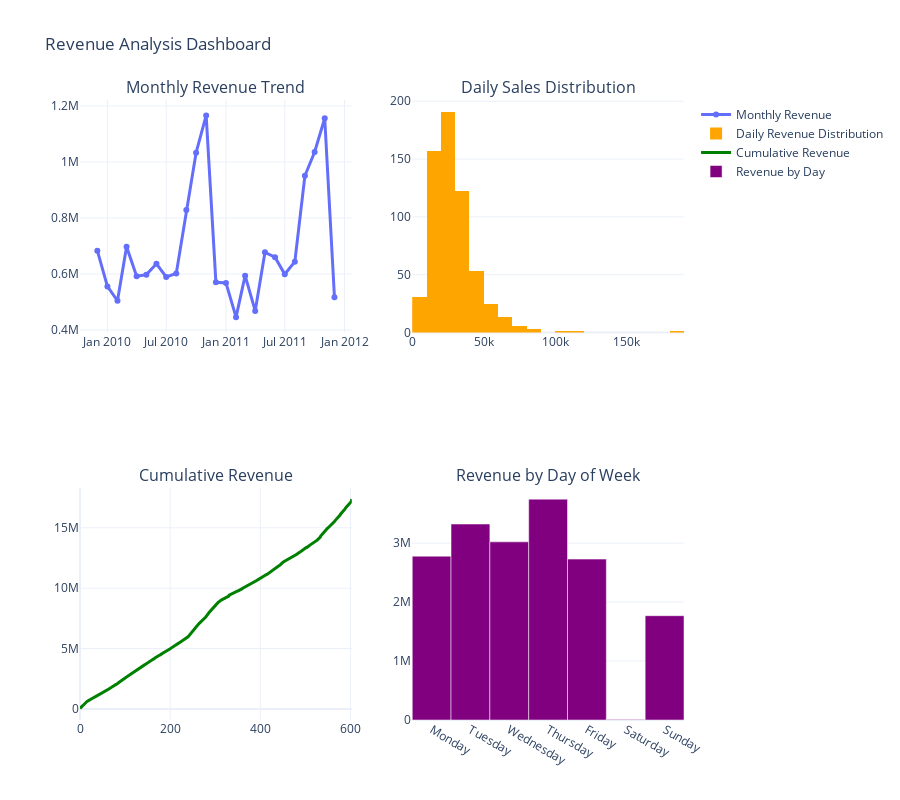

The code cell stored with this chart in its notebook:
### Code cell
# 5. REVENUE TRENDS & FORECASTING INSIGHTS
print("5. REVENUE TRENDS ANALYSIS")

# Calculate monthly trends
monthly_revenue = transactions.groupby(transactions['InvoiceDate'].str[:7])['TotalAmount'].sum().reset_index()
monthly_revenue.columns = ['Month', 'Revenue']
monthly_revenue['Month'] = pd.to_datetime(monthly_revenue['Month'])

# Create revenue trend dashboard
fig = make_subplots(
    rows=2, cols=2,
    subplot_titles=('Monthly Revenue Trend', 'Daily Sales Distribution',
                   'Cumulative Revenue', 'Revenue by Day of Week'),
    specs=[[{"secondary_y": False}, {"type": "histogram"}],
          [{"secondary_y": False}, {"type": "bar"}]]
)

# Monthly trend
fig.add_trace(
    go.Scatter(x=monthly_revenue['Month'], y=monthly_revenue['Revenue'],
              mode='lines+markers', name='Monthly Revenue', line=dict(width=3)),
    row=1, col=1
)

# Daily sales distribution
fig.add_trace(
    go.Histogram(x=daily_sales['DailyRevenue'], name='Daily Revenue Distribution',
                nbinsx=30, marker_color='orange'),
    row=1, col=2
)

# Cumulative revenue
daily_sales_sorted = daily_sales.sort_index()
daily_sales_sorted['CumulativeRevenue'] = daily_sales_sorted['DailyRevenue'].cumsum()
fig.add_trace(
    go.Scatter(x=daily_sales_sorted.index, y=daily_sales_sorted['CumulativeRevenue'],
              mode='lines', name='Cumulative Revenue', line=dict(width=3, color='green')),
    row=2, col=1
)

# Revenue by day of week
transactions['InvoiceDate'] = pd.to_datetime(transactions['InvoiceDate'])
transactions['DayOfWeek'] = transactions['InvoiceDate'].dt.day_name()
revenue_by_day = transactions.groupby('DayOfWeek')['TotalAmount'].sum().reindex([
    'Monday', 'Tuesday', 'Wednesday', 'Thursday', 'Friday', 'Saturday', 'Sunday'
])
fig.add_trace(
    go.Bar(x=revenue_by_day.index, y=revenue_by_day.values,
           name='Revenue by Day', marker_color='purple'),
    row=2, col=2
)

fig.update_layout(height=800, title_text="Revenue Analysis Dashboard", showlegend=True)
fig.show()

### Figure 1 — Plotly figure (JSON) as saved in the notebook; plotly's stock layout.template omitted (floating-point values rounded to 4 significant figures; data arrays with more than 128 entries replaced by an {"elided": "..."} marker saying what was removed)
{"data": [{"line": {"width": 3}, "mode": "lines+markers", "name": "Monthly Revenue", "type": "scatter", "x": ["2009-12-01T00:00:00.000000000", "2010-01-01T00:00:00.000000000", "2010-02-01T00:00:00.000000000", "2010-03-01T00:00:00.000000000", "2010-04-01T00:00:00.000000000", "2010-05-01T00:00:00.000000000", "2010-06-01T00:00:00.000000000", "2010-07-01T00:00:00.000000000", "2010-08-01T00:00:00.000000000", "2010-09-01T00:00:00.000000000", "2010-10-01T00:00:00.000000000", "2010-11-01T00:00:00.000000000", "2010-12-01T00:00:00.000000000", "2011-01-01T00:00:00.000000000", "2011-02-01T00:00:00.000000000", "2011-03-01T00:00:00.000000000", "2011-04-01T00:00:00.000000000", "2011-05-01T00:00:00.000000000", "2011-06-01T00:00:00.000000000", "2011-07-01T00:00:00.000000000", "2011-08-01T00:00:00.000000000", "2011-09-01T00:00:00.000000000", "2011-10-01T00:00:00.000000000", "2011-11-01T00:00:00.000000000", "2011-12-01T00:00:00.000000000"], "xaxis": "x", "y": [683500.0, 555800.0, 504600.0, 697000.0, 592000.0, 597800.0, 636400.0, 589700.0, 602200.0, 829000.0, 1033000.0, 1166000.0, 570400.0, 568100.0, 446100.0, 594100.0, 468400.0, 677400.0, 660000.0, 599000.0, 644100.0, 950700.0, 1036000.0, 1156000.0, 517200.0], "yaxis": "y"}, {"marker": {"color": "orange"}, "name": "Daily Revenue Distribution", "nbinsx": 30, "type": "histogram", "x": {"elided": "604 float values"}, "xaxis": "x2", "yaxis": "y2"}, {"line": {"color": "green", "width": 3}, "mode": "lines", "name": "Cumulative Revenue", "type": "scatter", "x": {"elided": "604 int values"}, "xaxis": "x3", "y": {"elided": "604 float values"}, "yaxis": "y3"}, {"marker": {"color": "purple"}, "name": "Revenue by Day", "type": "bar", "x": ["Monday", "Tuesday", "Wednesday", "Thursday", "Friday", "Saturday", "Sunday"], "xaxis": "x4", "y": [2778000.0, 3323000.0, 3021000.0, 3746000.0, 2728000.0, 9803.0, 1769000.0], "yaxis": "y4"}], "layout": {"annotations": [{"font": {"size": 16}, "showarrow": false, "text": "Monthly Revenue Trend", "x": 0.225, "xanchor": "center", "xref": "paper", "y": 1, "yanchor": "bottom", "yref": "paper"}, {"font": {"size": 16}, "showarrow": false, "text": "Daily Sales Distribution", "x": 0.775, "xanchor": "center", "xref": "paper", "y": 1, "yanchor": "bottom", "yref": "paper"}, {"font": {"size": 16}, "showarrow": false, "text": "Cumulative Revenue", "x": 0.225, "xanchor": "center", "xref": "paper", "y": 0.375, "yanchor": "bottom", "yref": "paper"}, {"font": {"size": 16}, "showarrow": false, "text": "Revenue by Day of Week", "x": 0.775, "xanchor": "center", "xref": "paper", "y": 0.375, "yanchor": "bottom", "yref": "paper"}], "height": 800, "showlegend": true, "title": {"text": "Revenue Analysis Dashboard"}, "xaxis": {"anchor": "y", "domain": [0, 0.45]}, "xaxis2": {"anchor": "y2", "domain": [0.55, 1]}, "xaxis3": {"anchor": "y3", "domain": [0, 0.45]}, "xaxis4": {"anchor": "y4", "domain": [0.55, 1]}, "yaxis": {"anchor": "x", "domain": [0.625, 1]}, "yaxis2": {"anchor": "x2", "domain": [0.625, 1]}, "yaxis3": {"anchor": "x3", "domain": [0, 0.375]}, "yaxis4": {"anchor": "x4", "domain": [0, 0.375]}}}
